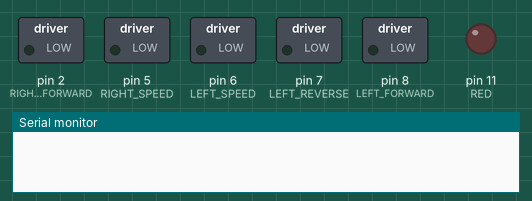
The sketch below on a simulated Arduino Uno, built with avr-gcc and run on an emulated ATmega328P. Parts: switched loads named in the sketch (green lamp = pin HIGH), output pins drawn as LEDs (lit = HIGH), the last lines printed to the serial monitor.

Above: at 0.05 s.
At 5.1 s:
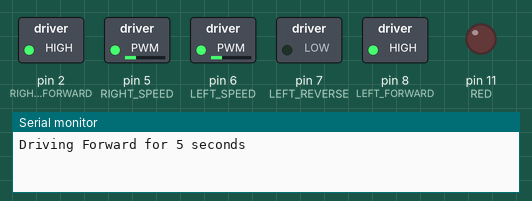
At 10.15 s:
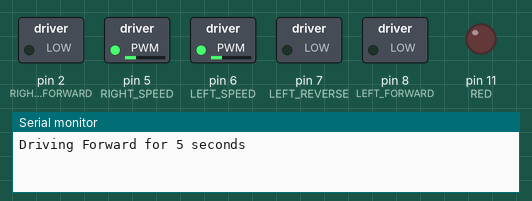
At 15.2 s:
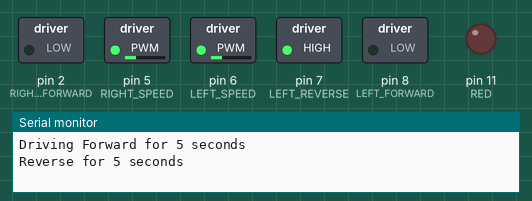
At 20.25 s:
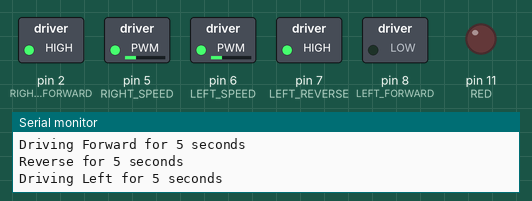
Timing chart, 0 to 33.4 s (numbered marks = the images above):
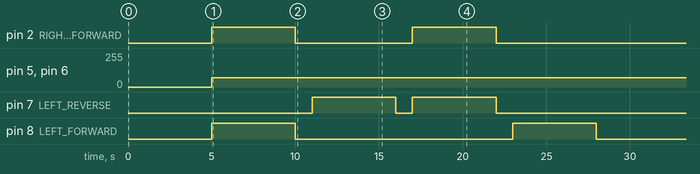

Measured:
- by itself, pin 2 (RIGHT_FORWARD): repeats every 29.0 s: LOW 7.0 s, HIGH 5.0 s, LOW 12.0 s, HIGH 5.0 s
- by itself, pin 5 (RIGHT_SPEED), pin 6 (LEFT_SPEED): 0/255 → 70/255 at 5.0 s
- by itself, pin 7 (LEFT_REVERSE): repeats every 29.0 s: LOW 1.0 s, HIGH 5.0 s, LOW 18.0 s, HIGH 5.0 s
- by itself, pin 8 (LEFT_FORWARD): repeats every 29.0 s: LOW 13.0 s, HIGH 5.0 s, LOW 6.0 s, HIGH 5.0 s

The sketch:

motor_control.ino
```cpp
#define RED 11
#define GREEN 10
#define BLUE 9

#define LEFT_REVERSE  7
#define LEFT_FORWARD 8
#define LEFT_SPEED  6

#define RIGHT_FORWARD  2
#define RIGHT_REVERSE  4
#define RIGHT_SPEED  5


int motor_speed = 70;

void DriveForward(int duration) {
  digitalWrite(RIGHT_FORWARD, HIGH);
  digitalWrite(RIGHT_REVERSE , LOW);
  digitalWrite(LEFT_FORWARD, HIGH);
  digitalWrite(LEFT_REVERSE , LOW);
  analogWrite(RIGHT_SPEED, motor_speed);
  analogWrite(LEFT_SPEED, motor_speed);
  delay(duration);
}

void Reverse(int duration) {
  digitalWrite(RIGHT_FORWARD, LOW);
  digitalWrite(RIGHT_REVERSE , HIGH);
  digitalWrite(LEFT_FORWARD, LOW);
  digitalWrite(LEFT_REVERSE , HIGH);
  analogWrite(RIGHT_SPEED, motor_speed);
  analogWrite(LEFT_SPEED, motor_speed);
  delay(duration);
}

void SpinRight(int duration) {
  digitalWrite(RIGHT_FORWARD, LOW);
  digitalWrite(RIGHT_REVERSE , HIGH);
  digitalWrite(LEFT_FORWARD, HIGH);
  digitalWrite(LEFT_REVERSE , LOW);
  analogWrite(RIGHT_SPEED, motor_speed);
  analogWrite(LEFT_SPEED, motor_speed);
  delay(duration);
}

void SpinLeft(int duration) {
  digitalWrite(RIGHT_FORWARD, HIGH);
  digitalWrite(RIGHT_REVERSE , LOW);
  digitalWrite(LEFT_FORWARD, LOW);
  digitalWrite(LEFT_REVERSE , HIGH);
  analogWrite(RIGHT_SPEED, motor_speed);
  analogWrite(LEFT_SPEED, motor_speed);
  delay(duration);
}

void Stop() {
  digitalWrite(RIGHT_FORWARD, LOW);
  digitalWrite(RIGHT_REVERSE , LOW);
  digitalWrite(LEFT_FORWARD, LOW);
  digitalWrite(LEFT_REVERSE , LOW);
  analogWrite(RIGHT_SPEED, motor_speed);
  analogWrite(LEFT_SPEED, motor_speed);
}

void setup() {
  pinMode(RED, OUTPUT);
  pinMode(LEFT_FORWARD, OUTPUT);
  pinMode(LEFT_REVERSE, OUTPUT);
  pinMode(RIGHT_FORWARD, OUTPUT);
  pinMode(RIGHT_SPEED, OUTPUT);
  Serial.begin(9600);
}


void loop() {
  delay(5000);
  Serial.println("Driving Forward for 5 seconds");
  DriveForward(5000);
  Stop();
  delay(1000);
  Serial.println("Reverse for 5 seconds");
  Reverse(5000);
  Stop();
  delay(1000);
  Serial.println("Driving Left for 5 seconds");
  SpinLeft(5000);
  Stop();
  delay(1000);
  Serial.println("Driving Right for 5 seconds");
  SpinRight(5000);
  Stop();
  delay(1000);

}
```
